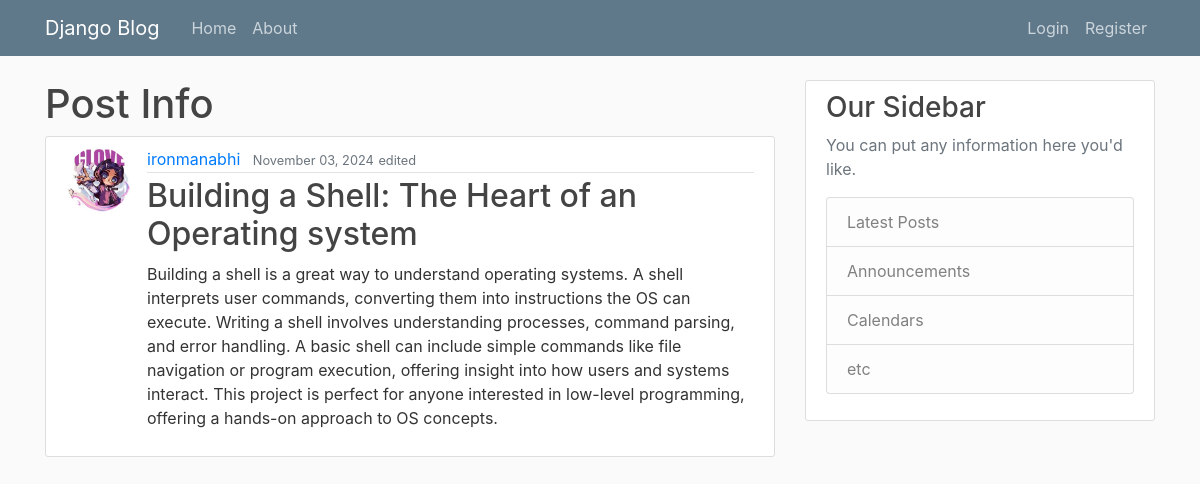
/post/16/, run on the app's committed database.
### blog/models.py (models this page shows, shortened)
class Post(models.Model):
    title = models.CharField(max_length=100)
    content = models.TextField()
    date_posted = models.DateTimeField(default=timezone.now)
    author = models.ForeignKey(User, on_delete=models.CASCADE)
    edited = models.IntegerField(default=0)

### users/models.py (models this page shows, shortened)
class Profile(models.Model):
    user = models.OneToOneField(User, on_delete=models.CASCADE)
    image = models.ImageField(default='default.jpg', upload_to='profile_pics')

### blog/views.py (the view)
# urls.py: path("post/<int:pk>/", PostDetailView.as_view(), name="post-details"),
class PostDetailView(DetailView):
    model = Post

### blog/templates/blog/post_detail.html (shortened to what this page needs)
{% extends "blog/base.html" %} {% block content %}
<h1>Post Info</h1>
<article class="media content-section">
  <img
    class="rounded-circle article-img"
    src="{{ object.author.profile.image.url }}"
  />
  <div class="media-body">
    <div class="article-metadata">
      <a class="mr-2" href="{% url 'user-posts' post.author.username %}">{{ object.author }}</a>
      <small class="text-muted">{{ object.date_posted|date:"F d, Y" }}</small>
      {% if post.edited == 1 %}
      <small class="text-muted">edited</small>
      {% endif %}
    </div>
    <h2 class="article-title">{{ object.title }}</h2>
    <p class="article-content">{{ object.content }}</p>
  </div>
</article>
{% endblock content %}

### blog/static/blog/main.css (style rules this page uses)
body { background: #fafafa; color: #333333; margin-top: 5rem; }
h1, h2, h3, h4, h5, h6 { color: #444444; }
.content-section { background: #ffffff; padding: 10px 20px; border: 1px solid #dddddd; border-radius: 3px; margin-bottom: 20px; }
.article-title { color: #444444; }
.article-content { white-space: pre-line; }
.article-img { height: 65px; width: 65px; margin-right: 16px; }
.article-metadata { padding-bottom: 1px; margin-bottom: 4px; border-bottom: 1px solid #e3e3e3; }

### data on the page
Post: author.profile.image (picture), author "ironmanabhi", date_posted "November 03, 2024", title "Building a Shell: The Heart of an Operating system", content "Building a shell is a great way to understand operating systems. A shell interprets user commands, converting them into instructions the OS can execute. Writing a shell involves understanding processes, command parsing, and error handling. A basic shell can include simple commands like file navigation or program execution, offering insight into how users and systems interact. This project is perfect for anyone interested in low-level programming, offering a hands-on approach to OS concepts."
